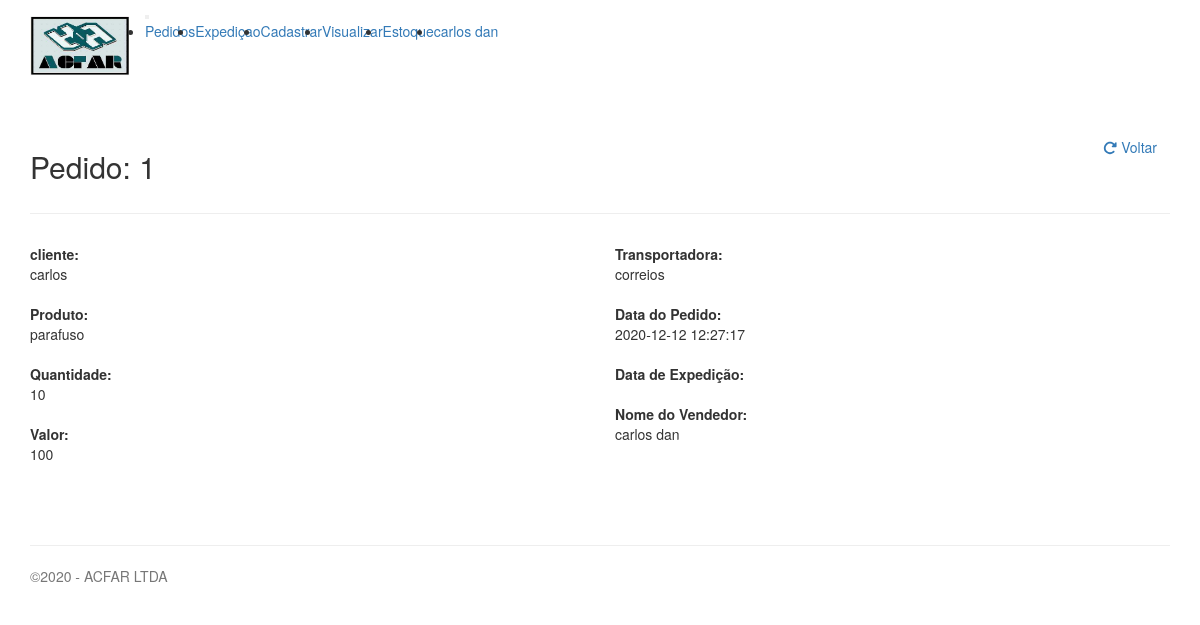
The app's page /expedicao/view.php?id=1 (signed in) with its own data.
### tables this page shows
CREATE TABLE IF NOT EXISTS `log_pedidos` (
  `id` int(11) NOT NULL,
  `id_vendedor` int(11) DEFAULT NULL,
  `id_cadastro` int(11) DEFAULT NULL,
  `id_produto` int(11) NOT NULL,
  `quantidade` int(11) DEFAULT NULL,
  `transportadora` varchar(50) DEFAULT NULL,
  `valor` float DEFAULT NULL,
  `data_pedido` datetime DEFAULT NULL,
  `data_finalizado` datetime DEFAULT NULL,
  `prioridade` varchar(50) DEFAULT NULL,
  `estatus` varchar(12) DEFAULT NULL,
  PRIMARY KEY (`id`),
  KEY `id_vendedor` (`id_vendedor`),
  KEY `id_produto` (`id_produto`),
  KEY `id_cadastro` (`id_cadastro`)
);

CREATE TABLE IF NOT EXISTS `cadastros` (
  `id` int(11) NOT NULL AUTO_INCREMENT,
  `nome` varchar(50) DEFAULT NULL,
  `sobrenome` varchar(45) DEFAULT NULL,
  `endereco` varchar(70) DEFAULT NULL,
  `cidade` varchar(45) DEFAULT NULL,
  `bairro` varchar(45) DEFAULT NULL,
  `numero` int(11) DEFAULT NULL,
  `estado` varchar(45) DEFAULT NULL,
  `cep` varchar(9) DEFAULT NULL,
  `criado` datetime DEFAULT NULL,
  `modificado` datetime DEFAULT NULL,
  PRIMARY KEY (`id`)
);

CREATE TABLE IF NOT EXISTS `produtos` (
  `id` int(11) NOT NULL AUTO_INCREMENT,
  `id_usuario` int(11) DEFAULT NULL,
  `nome` varchar(70) DEFAULT NULL,
  `quantidade` int(11) DEFAULT NULL,
  `descricao` varchar(70) DEFAULT NULL,
  `preco` double DEFAULT NULL,
  `marca` varchar(45) DEFAULT NULL,
  `criado` datetime DEFAULT NULL,
  `modificado` datetime DEFAULT NULL,
  `entrada_merdoria` datetime DEFAULT NULL,
  PRIMARY KEY (`id`),
  KEY `id_usuario` (`id_usuario`)
);

CREATE TABLE IF NOT EXISTS `usuarios` (
  `id` int(11) NOT NULL AUTO_INCREMENT,
  `email` varchar(45) NOT NULL,
  `id_empresa` int(11) DEFAULT NULL,
  `nome` varchar(50) DEFAULT NULL,
  `login` varchar(45) NOT NULL,
  `senha` varchar(45) NOT NULL,
  `tipo` tinyint(4) DEFAULT '0',
  `telefone` varchar(15) DEFAULT NULL,
  `endereco` varchar(70) DEFAULT NULL,
  `cidade` varchar(45) DEFAULT NULL,
  `bairro` varchar(45) DEFAULT NULL,
  `numero` int(11) DEFAULT NULL,
  `cnpj` double DEFAULT NULL,
  `cpf` double DEFAULT NULL,
  `cep` varchar(9) DEFAULT NULL,
  `criado` datetime DEFAULT NULL,
  `modificado` datetime DEFAULT NULL,
  PRIMARY KEY (`id`),
  UNIQUE KEY `email` (`email`,`senha`,`login`,`cep`,`cnpj`),
  KEY `id_empresa` (`id_empresa`)
);

### expedicao/functions.php (called while the page is built, shortened)
<?php
function find($table = null, $id = null)
{
    $link = open_database();
    $found = null;
    try {
        if ($id) {
            $sql = "SELECT * FROM " . $table . " WHERE id = " . $id;
            $exec = $link->query($sql);
            if ($exec->num_rows > 0) {
                $found = $exec->fetch_assoc();
            }
        } else {
            $sql = "SELECT * FROM " . $table;
            $exec = $link->query($sql);
            if ($exec->num_rows > 0) {
                $found = $exec->fetch_all(MYSQLI_ASSOC);
            }
        }
    } catch (Exception $e) {
        $_SESSION['message'] = $e->getMessage();
        $_SESSION['type'] = 'danger';
    }
    return $found;
}
function view($id){
    $expedicao = find('log_pedidos',$id);
}

### cadastro/functions.php (called while the page is built, shortened)
<?php
function find($table = null, $id = null)
{
    $link = open_database();
    $found = null;
    try {
        if ($id) {
            $sql = "SELECT * FROM " . $table . " WHERE id = " . $id;
            $exec = $link->query($sql);
            if ($exec->num_rows > 0) {
                $found = $exec->fetch_assoc();
            }
        } else {
            $sql = "SELECT * FROM " . $table;
            $exec = $link->query($sql);
            if ($exec->num_rows > 0) {
                $found = $exec->fetch_all(MYSQLI_ASSOC);
            }
        }
    } catch (Exception $e) {
        $_SESSION['message'] = $e->getMessage();
        $_SESSION['type'] = 'danger';
    }
    return $found;
}
function view($id){
    $cadastro = find('cadastros',$id);
}
?>

### produto/functions.php (called while the page is built, shortened)
<?php
function find($table = null, $id = null)
{
    $link = open_database();
    $found = null;
    try {
        if ($id) {
            $sql = "SELECT * FROM " . $table . " WHERE id = " . $id;
            $exec = $link->query($sql);
            if ($exec->num_rows > 0) {
                $found = $exec->fetch_assoc();
            }
        } else {
            $sql = "SELECT * FROM " . $table;
            $exec = $link->query($sql);
            if ($exec->num_rows > 0) {
                $found = $exec->fetch_all(MYSQLI_ASSOC);
            }
        }
    } catch (Exception $e) {
        $_SESSION['message'] = $e->getMessage();
        $_SESSION['type'] = 'danger';
    }
    return $found;
}
function view($id){
    $produto = find('produtos',$id);
}
?>

### usuarios/functions.php (called while the page is built, shortened)
<?php
function find($table, $id = null){
    $link = open_database();
    $found = null;
    try{
        if ($id) {
            $sql = "SELECT * FROM $table WHERE id = $id ORDER BY id DESC ";
            $exec = $link->query($sql);
            if ($exec->num_rows > 0) {
                $found = $exec->fetch_assoc();
            }
        } else {
            $sql = "SELECT * FROM $table ORDER BY id DESC ";
            $exec = $link->query($sql);
            if ($exec->num_rows > 0) {
                $found = $exec->fetch_all(MYSQLI_ASSOC);
            }
        }
    }catch (Exception $e){
        $_SESSION['message'] = $e->getMessage();
        $_SESSION['type'] = 'danger';
    }
    return $found;
}
function view($id){
    $usuario = find('usuarios',$id);
}
?>

### expedicao/view.php (the view, shortened to what this page needs)
<?php
require_once 'functions.php';
require_once '../cadastro/functions.php';
require_once '../usuarios/functions.php';
require_once '../produto/functions.php';
include_once HEADER_TEMPLATE;
\Expedicao\view($_GET['id']);
?>
<div class="container">
    <ul style="margin-bottom: 40px">
        <header style="margin-top: 40px">
            <div class="row">
                <div class="col-sm-6">
                    <h2>Pedido: <?php echo $expedicao['id']; ?></h2>
                </div>
                <div class="col-sm-6 text-right">
                    <a class="btn btn-outline-dark" href="index.php"><i class="fas fa-redo-alt"></i> Voltar</a>
                </div>
            </div>
        </header>
        <hr>
        <div class="row" style="margin-top: 30px">
            <div class="col-sm-6">
                <dl>
                    <dt>cliente:</dt>
                    <dd><?php
                        \Clientes\view($expedicao['id_cadastro']);
                        echo $cadastro['nome'];
                        ?>
                    </dd>
                </dl>
                <dl>
                    <dt>Produto:</dt>
                    <dd><?php
                        \Produtos\view($expedicao['id_produto']);
                        echo $produto['nome'];
                        ?>
                    </dd>
                </dl>
                <dl>
                    <dt>Quantidade:</dt>
                    <dd><?php echo $expedicao['quantidade']; ?></dd>
                </dl>
                <dl>
                    <dt>Valor:</dt>
                    <dd><?php echo $expedicao['valor']; ?></dd>
                </dl>
            </div>
            <div class="col-sm-6">
                <dl>
                    <dt>Transportadora:</dt>
                    <dd><?php echo $expedicao['transportadora']; ?></dd>
                </dl>
                <dl>
                    <dt>Data do Pedido:</dt>
                    <dd><?php echo $expedicao['data_pedido']; ?></dd>
                </dl>
                <dl>
                    <dt>Data de Expedição:</dt>
                </dl>
                <dl>
                    <dt>Nome do Vendedor:</dt>
                    <dd><?php
                        \Usuarios\view($expedicao['id_vendedor']);
                        echo $usuario['nome'];
                        ?>
                    </dd>
                </dl>
            </div>
        </div>
    </ul>
</div>
<?php
include_once FOOTER_TEMPLATE;
?>

### inc/header.php (shortened to what this page needs)
<!doctype html>
<html lang="pt-br">
<head>
    <link rel="stylesheet" href="<?php echo BASEURL; ?>css/estile.css">
    <link rel="stylesheet" href="<?php echo BASEURL; ?>fonts/css/fontawesome.css">
    <link rel="stylesheet" href="<?php echo BASEURL; ?>node_modules/bootstrap/compiler/bootstrap.css">
    <link rel="stylesheet" href="<?php echo BASEURL; ?>node_modules/fonts/css/fontawesome.css">
    <link rel="stylesheet" href="//cdn.datatables.net/1.10.21/css/jquery.dataTables.min.css">
</head>
<body>
<header>
    <nav class="navbar navbar-expand-lg navbar-dark bg-gradient-primary">
        <div class="container">
            <a href="<?php echo BASEURL; ?>vendedor" class="navbar-brand logo">
                <img alt="Logo Empresa" title="Home" src="<?php echo BASEURL; ?>img/logopic.jpg">
            </a>
            <button class="navbar-toggler" type="button" data-toggle="collapse" data-target="#navbarSupportedContent"
                    aria-controls="navbarSupportedContent" aria-expanded="false" aria-label="Toggle navigation">
            </button>
            <div class="collapse navbar-collapse" id="navbarSupportedContent">
                <ul class="navbar-nav mr-auto">
                  <?php
                    if ($_SESSION['tipo_acesso'] == 0) {
                        include_once ABSPATH . 'inc/menuAcfar.php';
                    }
                    ?>
                </ul>
                <ul class="navbar-nav flex-row ml-md-auto d-none d-md-flex">
                    <li class="nav-item dropdown">
                        <a class="nav-link dropdown-toggle" href="#" id="navbarDropdown" role="button"
                           data-toggle="dropdown" aria-haspopup="true" aria-expanded="false">
                            <?php echo $_SESSION['usuario'] ?>
                        </a>
                    </li>
                </ul>
            </div>
        </div>
    </nav>
</header>

### inc/menuAcfar.php (shortened to what this page needs)
<li class="nav-item">
    <a class="nav-link" href="<?php BASEURL; ?>../pedidos/pedidos.php">Pedidos</a>
</li>
<li class="nav-item">
    <a class="nav-link" href="<?php BASEURL; ?>../expedicao">Expediçao</a>
</li>
<li class="nav-item dropdown">
    <a href="#" class="nav-link dropdown-toggle" data-toggle="dropdown">
        Cadastrar
    </a>
</li>
<li class="nav-item dropdown">
    <a href="#" class="nav-link dropdown-toggle" data-toggle="dropdown">
        Visualizar
    </a>
</li>
<li class="nav-item dropdown">
    <a href="#" class="nav-link dropdown-toggle" data-toggle="dropdown">
        Estoque
    </a>
</li>

### inc/footer.php (shortened to what this page needs)
<footer class="navbar navbar-expand-lg navbar-light bg-light footer fixed-bottom">
    <div class="container">
        <hr>
        <p class="text-muted">&copy;2020 - ACFAR LTDA</p>
    </div>
</footer>
</body>
</html>

### css/estile.css (style rules this page uses)
* { margin: 0; padding: 0; }
main,img { width: 100%; height: 200px; }
.logo img { height: 60px; width: 100px; position: center; top: -10px; }
nav { height: 70px; }

### records on screen
log_pedidos: id "1", quantidade "10", valor "100", transportadora "correios", data_pedido "2020-12-12 12:27:17"
cadastros: nome "carlos"
produtos: nome "parafuso"
usuarios: nome "carlos dan"

### other values on screen
$_SESSION['usuario'] "carlos dan"
